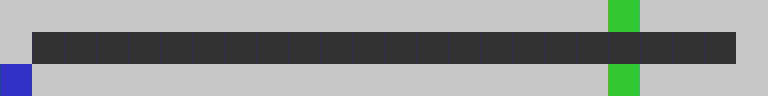

This is a level from a 2D game, rendered from its Tiled map with the project's own tilesets. A one-line summary and the complete map file follow:
An orthogonal 24x3 tile map with 32x32 px tiles, 1 tile layer (Tile Layer 1).

<map version="1.10" tiledversion="1.10.1" orientation="orthogonal" renderorder="right-down" width="24" height="3" tilewidth="32" tileheight="32" infinite="0" nextlayerid="2" nextobjectid="1">
 <tileset firstgid="1" source="BaseTileset.tsx" />
 <layer id="1" name="Tile Layer 1" width="24" height="3">
  <data encoding="csv">
5,5,5,5,5,5,5,5,5,5,5,5,5,5,5,5,5,5,5,2,5,5,5,5,
5,4,4,4,4,4,4,4,4,4,4,4,4,4,4,4,4,4,4,4,4,4,4,5,
3,5,5,5,5,5,5,5,5,5,5,5,5,5,5,5,5,5,5,2,5,5,5,5
</data>
 </layer>
</map>
